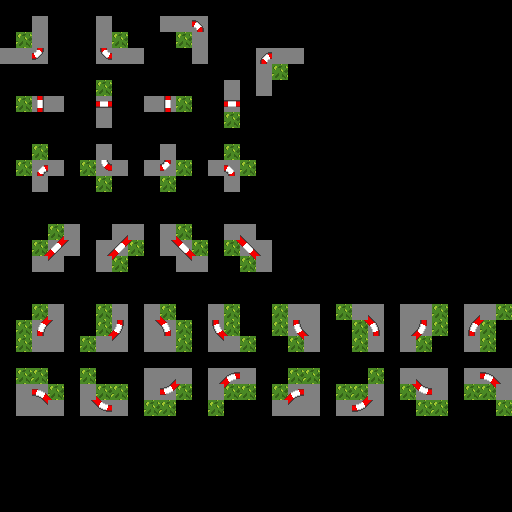

Tiled map render using the project's own tile images. Description and the map definition, with tile-layer contents summarised, below:
An orthogonal 32x32 tile map with 16x16 px tiles, 4 tile layers (regions_input, regions_output, input_Course, output_Course2), 2 tilesets.

<map version="1.5" tiledversion="1.7.2" orientation="orthogonal" renderorder="right-down" width="32" height="32" tilewidth="16" tileheight="16" infinite="0" nextlayerid="8" nextobjectid="1">
 <tileset firstgid="1" source="track_tiles.tsx" />
 <tileset firstgid="81" source="ground_tiles.tsx" />
 <layer id="1" name="regions_input" width="32" height="32" tintcolor="#0000f0">
  <data>[1024 cells, 204 non-empty, 1 distinct tile ids]</data>
 </layer>
 <layer id="6" name="regions_output" width="32" height="32" tintcolor="#ff0000">
  <data>[1024 cells, 80 non-empty, 1 distinct tile ids]</data>
 </layer>
 <layer id="2" name="input_Course" width="32" height="32" opacity="0.9">
  <data>[1024 cells, 204 non-empty, 2 distinct tile ids]</data>
 </layer>
 <layer id="3" name="output_Course2" width="32" height="32">
  <data>[1024 cells, 82 non-empty, 43 distinct tile ids]</data>
 </layer>
</map>
